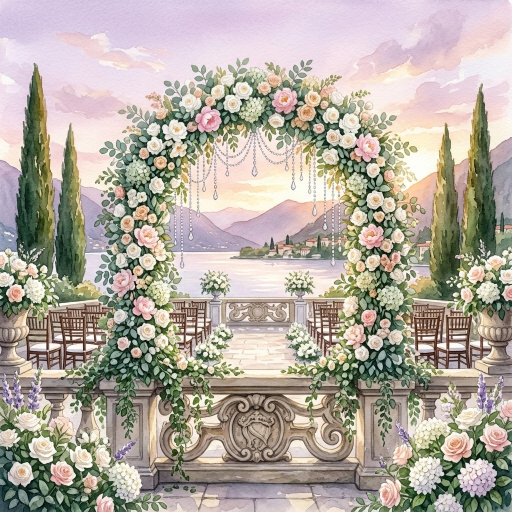
#> input picture assets/bg-scene.webp, 1024 x 1024 px, given in place of paper.png, which was not available (shown at 1/2 size)
$ python recolor_figma.py assets/bg-scene.webp
#> lines starting #> are read from the running program, lines starting #| are printed output that depends on the picture; pictures that were not available may be replaced by others from this repository, and a replacement may not be noted
"""Recolour the blush Figma artwork to the motif palette (reference video/motif.jpg).

Usage: python recolor_figma.py <folder with the raw Figma layer exports>
Raster layers: each pixel's luminance is mapped onto
mocha -> taupe -> muted gold -> beige -> cream (alpha kept), saved as WebP.
Vector layers: the Figma pinks/greys are swapped for motif colours.
Run it on fresh Figma exports only: recolouring an already recoloured file tints it again.
"""
import os
import sys

from PIL import Image

STOPS = [(0, (0x3E, 0x2A, 0x1F)), (70, (0x7E, 0x5A, 0x42)), (140, (0xB5, 0x95, 0x80)),
         (190, (0xDB, 0xB0, 0x82)), (225, (0xF0, 0xD2, 0xB6)), (255, (0xFB, 0xF4, 0xEC))]

# Figma layer export -> site asset
RASTER = {
    "paper.png": "fig-paper.webp",               # embossed floral paper (envelope backdrop)
    "flap.png": "fig-flap.webp",                 # sealed envelope flap
    "flap-folded.png": "fig-flap-folded.webp",   # flap folded back once opened
    "pocket.png": "fig-pocket.webp",             # envelope pocket (V-notch front)
    "lining.png": "fig-lining.webp",             # gate illustration inside the envelope
    "gate.png": "fig-gate.webp",                 # bow-covered reveal backdrop
    "arch.png": "fig-arch.webp",                 # invitation hero arch + staircase
    "boat.png": "fig-boat.webp",                 # celebration boat
    "canopy.png": "fig-canopy.webp",             # wedding-details silk canopy
}

VECTOR = {
    "folds.svg": ("fig-folds.svg", {"#D9AFB7": "#C9A27C"}),
    "pocket-seams.svg": ("fig-pocket-seams.svg", {"#D9AFB7": "#C9A27C"}),
    "lining-edge.svg": ("fig-lining-edge.svg", {"#B9AC88": "#B08A62"}),
    "volume.svg": ("fig-volume.svg", {"#846B78": "#7E5A42"}),
}


def lut():
    out = []
    for v in range(256):
        for (a, ca), (b, cb) in zip(STOPS, STOPS[1:]):
            if a <= v <= b:
                t = (v - a) / (b - a)
                out.append(tuple(round(x + (y - x) * t) for x, y in zip(ca, cb)))
                break
    return out


TABLE = lut()
assert len(TABLE) == 256 and TABLE[0] == STOPS[0][1] and TABLE[255] == STOPS[-1][1]


def recolor(img):
    rgba = img.convert("RGBA")
    lum = rgba.convert("L")
    rgb = Image.merge("RGB", [lum.point([c[i] for c in TABLE]) for i in range(3)])
    rgb.putalpha(rgba.getchannel("A"))
    return rgb


def swap_colors(svg, mapping):
    for old, new in mapping.items():
        assert old in svg, f"{old} not found: the Figma export changed"
        svg = svg.replace(old, new)
    return svg


if __name__ == "__main__":
    src = sys.argv[1]
    assets = os.path.join(os.path.dirname(os.path.abspath(__file__)), "assets")
    for raw, name in RASTER.items():
        recolor(Image.open(os.path.join(src, raw))).save(os.path.join(assets, name), "WEBP", quality=86, method=6)
#> in recolor, `lum = rgba.convert("L")`:
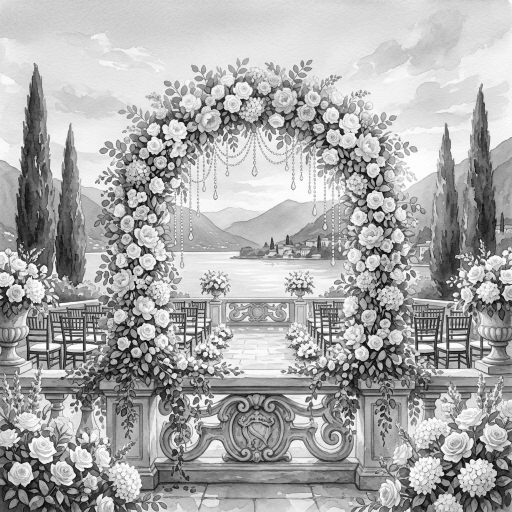
#> lum: PIL image 1024x1024 L (shown at 1/2 size); min 0, max 255, mean 171
#> in recolor, `rgb = Image.merge("RGB", [lum.point([c[i] for c in TABLE]) for i in ra..`:
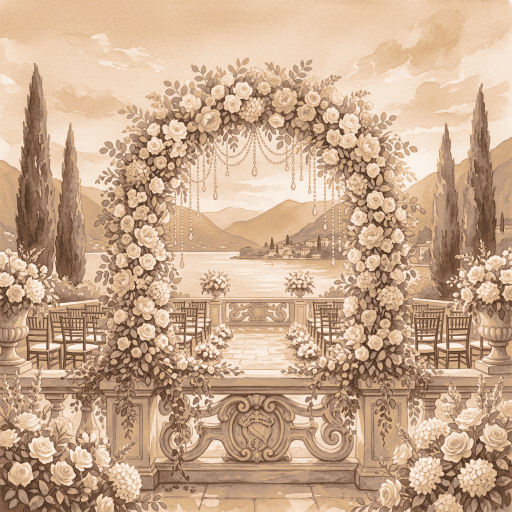
#> rgb: PIL image 1024x1024 RGB (shown at 1/2 size); mean R, G, B 200.7, 168.9, 141.5
        print("saved", name)
#> pass 2 of the loop `for raw, name in RASTER.items():`:
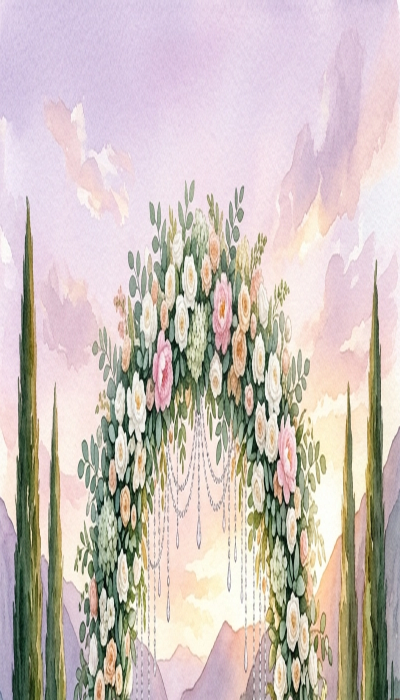
#> input picture assets/bg-sky.webp, 800 x 1400 px, given in place of flap.png, which was not available (shown at 1/2 size)
#> rgba: PIL image 800x1400 RGBA
#> in recolor (call 2), `lum = rgba.convert("L")`:
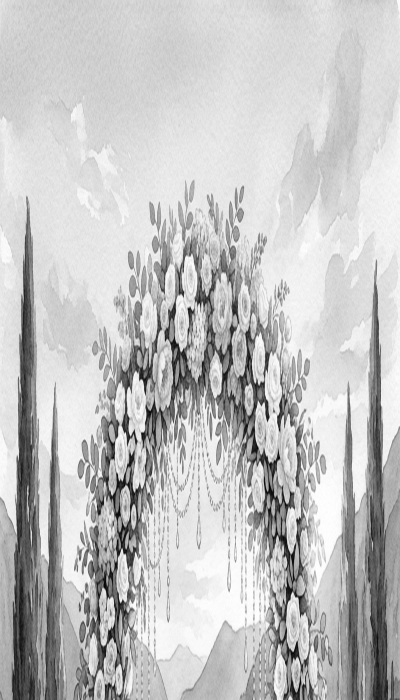
#> lum: PIL image 800x1400 L (shown at 1/2 size); min 0, max 255, mean 195.1
#> in recolor (call 2), `rgb = Image.merge("RGB", [lum.point([c[i] for c in TABLE]) for i in ra..`:
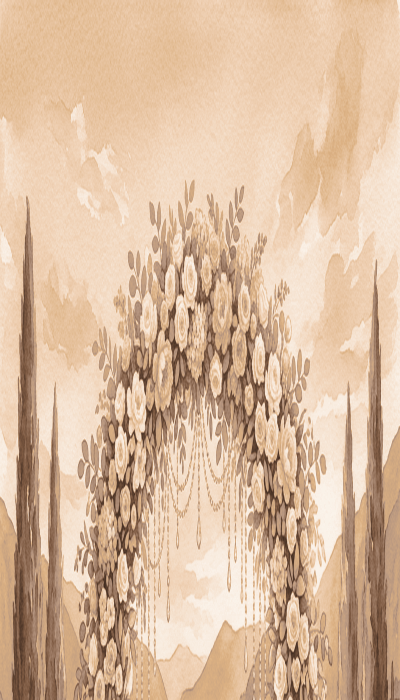
#> rgb: PIL image 800x1400 RGB (shown at 1/2 size); mean R, G, B 217.9, 187.3, 159.4
#> (the run stopped early here; a loop or call above may not have finished)
